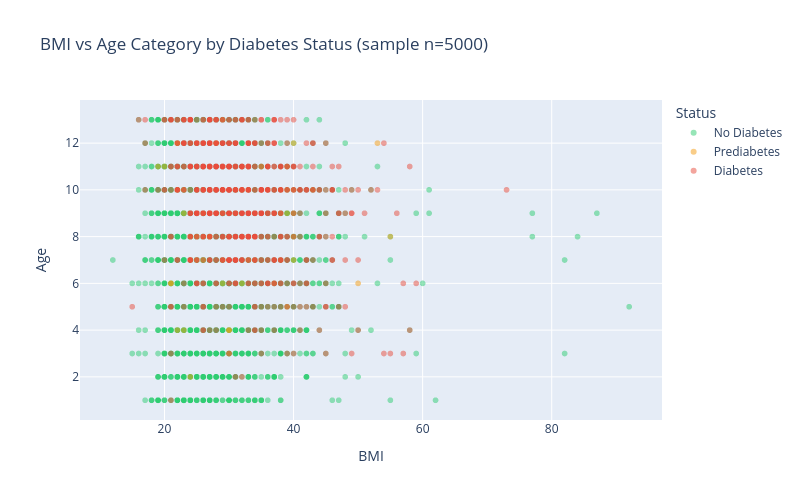

The cell this chart's notebook holds for it:
### Markdown cell above
### 3.3.3 Interactive Plotly — BMI vs Age vs Target

### Code cell
# Sample for interactive plot (too many points for full dataset)
sample = df.sample(n=5000, random_state=RANDOM_SEED)
sample["Status"] = sample[TARGET_COL].map(CLASS_MAP)

fig = px.scatter(
    sample, x="BMI", y="Age", color="Status",
    color_discrete_map={v: CLASS_COLOURS[k] for k, v in CLASS_MAP.items()},
    opacity=0.5, title="BMI vs Age Category by Diabetes Status (sample n=5000)",
    hover_data=["GenHlth", "HighBP", "HighChol"],
)
fig.update_layout(width=800, height=500)
fig.show()

### Figure 1 — Plotly figure (JSON) as saved in the notebook; plotly's stock layout.template omitted (floating-point values rounded to 4 significant figures; data arrays with more than 128 entries replaced by an {"elided": "..."} marker saying what was removed)
{"data": [{"customdata": {"elided": "4223x3 int values"}, "hovertemplate": "Status=No Diabetes<br>BMI=%{x}<br>Age=%{y}<br>GenHlth=%{customdata[0]}<br>HighBP=%{customdata[1]}<br>HighChol=%{customdata[2]}<extra></extra>", "legendgroup": "No Diabetes", "marker": {"color": "#2ecc71", "opacity": 0.5, "symbol": "circle"}, "mode": "markers", "name": "No Diabetes", "showlegend": true, "type": "scattergl", "x": {"elided": "4223 int values"}, "xaxis": "x", "y": {"elided": "4223 int values"}, "yaxis": "y"}, {"customdata": {"elided": "89x3 int values"}, "hovertemplate": "Status=Prediabetes<br>BMI=%{x}<br>Age=%{y}<br>GenHlth=%{customdata[0]}<br>HighBP=%{customdata[1]}<br>HighChol=%{customdata[2]}<extra></extra>", "legendgroup": "Prediabetes", "marker": {"color": "#f39c12", "opacity": 0.5, "symbol": "circle"}, "mode": "markers", "name": "Prediabetes", "showlegend": true, "type": "scattergl", "x": [33, 29, 24, 27, 28, 26, 37, 30, 28, 22, 38, 32, 33, 24, 25, 19, 39, 40, 33, 39, 28, 29, 23, 23, 31, 33, 33, 39, 27, 28, 30, 33, 28, 30, 40, 25, 25, 26, 27, 23, 28, 25, 24, 27, 32, 40, 34, 32, 31, 26, 35, 55, 27, 22, 24, 23, 37, 26, 22, 20, 38, 30, 30, 26, 22, 27, 36, 30, 21, 50, 29, 27, 53, 29, 33, 26, 34, 40, 30, 40, 29, 43, 21, 38, 39, 30, 29, 32, 22], "xaxis": "x", "y": [7, 10, 2, 11, 12, 9, 9, 9, 9, 4, 7, 8, 9, 8, 8, 11, 11, 10, 10, 10, 12, 10, 12, 10, 10, 10, 10, 9, 9, 12, 4, 8, 9, 10, 9, 9, 7, 10, 8, 9, 12, 12, 7, 9, 10, 7, 7, 6, 9, 7, 11, 8, 8, 12, 7, 4, 6, 9, 12, 11, 9, 8, 3, 8, 10, 11, 10, 4, 6, 6, 13, 9, 12, 7, 8, 11, 9, 8, 11, 12, 6, 10, 6, 10, 5, 9, 9, 10, 10], "yaxis": "y"}, {"customdata": {"elided": "688x3 int values"}, "hovertemplate": "Status=Diabetes<br>BMI=%{x}<br>Age=%{y}<br>GenHlth=%{customdata[0]}<br>HighBP=%{customdata[1]}<br>HighChol=%{customdata[2]}<extra></extra>", "legendgroup": "Diabetes", "marker": {"color": "#e74c3c", "opacity": 0.5, "symbol": "circle"}, "mode": "markers", "name": "Diabetes", "showlegend": true, "type": "scattergl", "x": {"elided": "688 int values"}, "xaxis": "x", "y": {"elided": "688 int values"}, "yaxis": "y"}], "layout": {"height": 500, "legend": {"title": {"text": "Status"}, "tracegroupgap": 0}, "title": {"text": "BMI vs Age Category by Diabetes Status (sample n=5000)"}, "width": 800, "xaxis": {"anchor": "y", "domain": [0.0, 1.0], "title": {"text": "BMI"}}, "yaxis": {"anchor": "x", "domain": [0.0, 1.0], "title": {"text": "Age"}}}}
